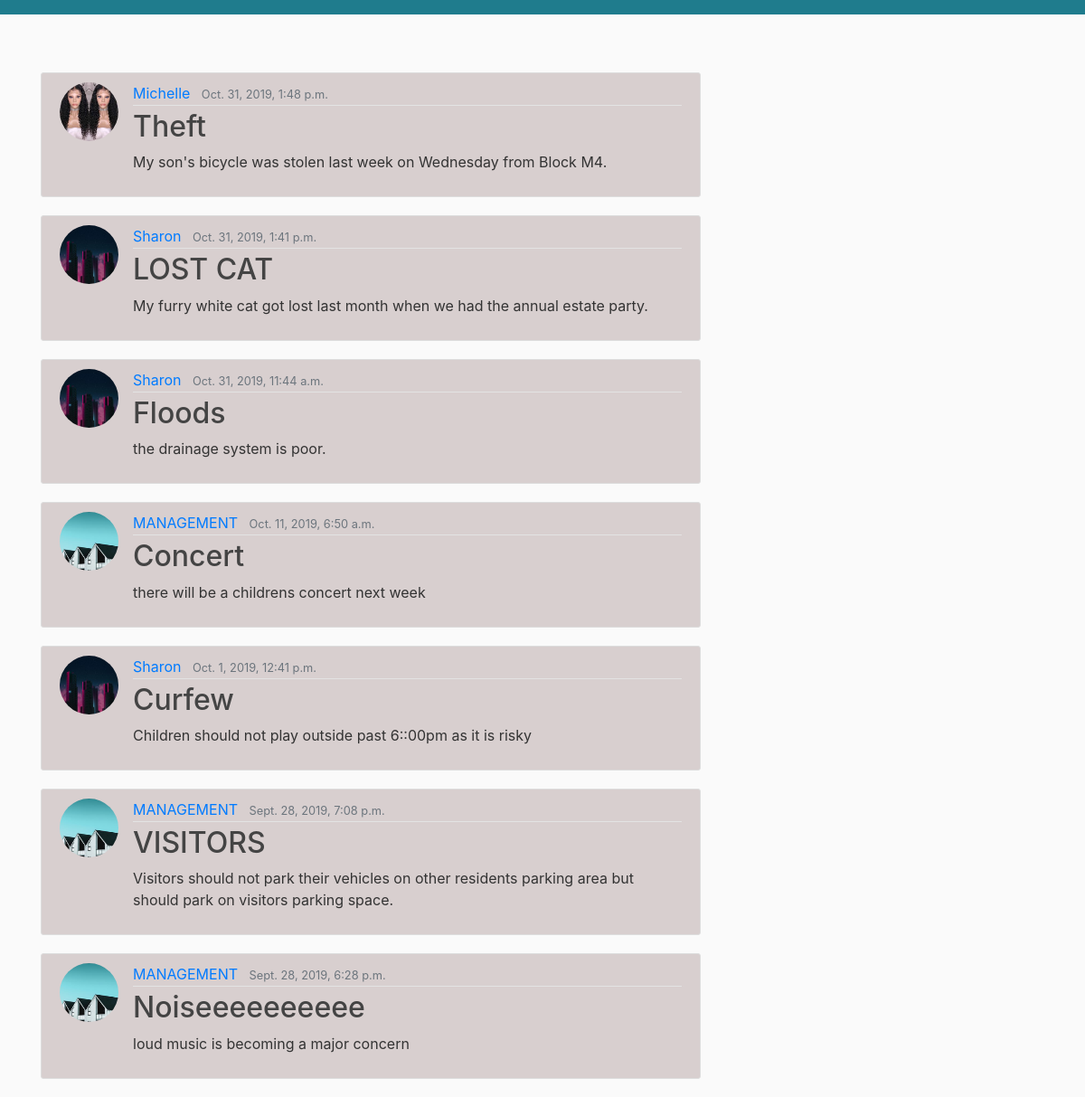
Before: / with the older database file.
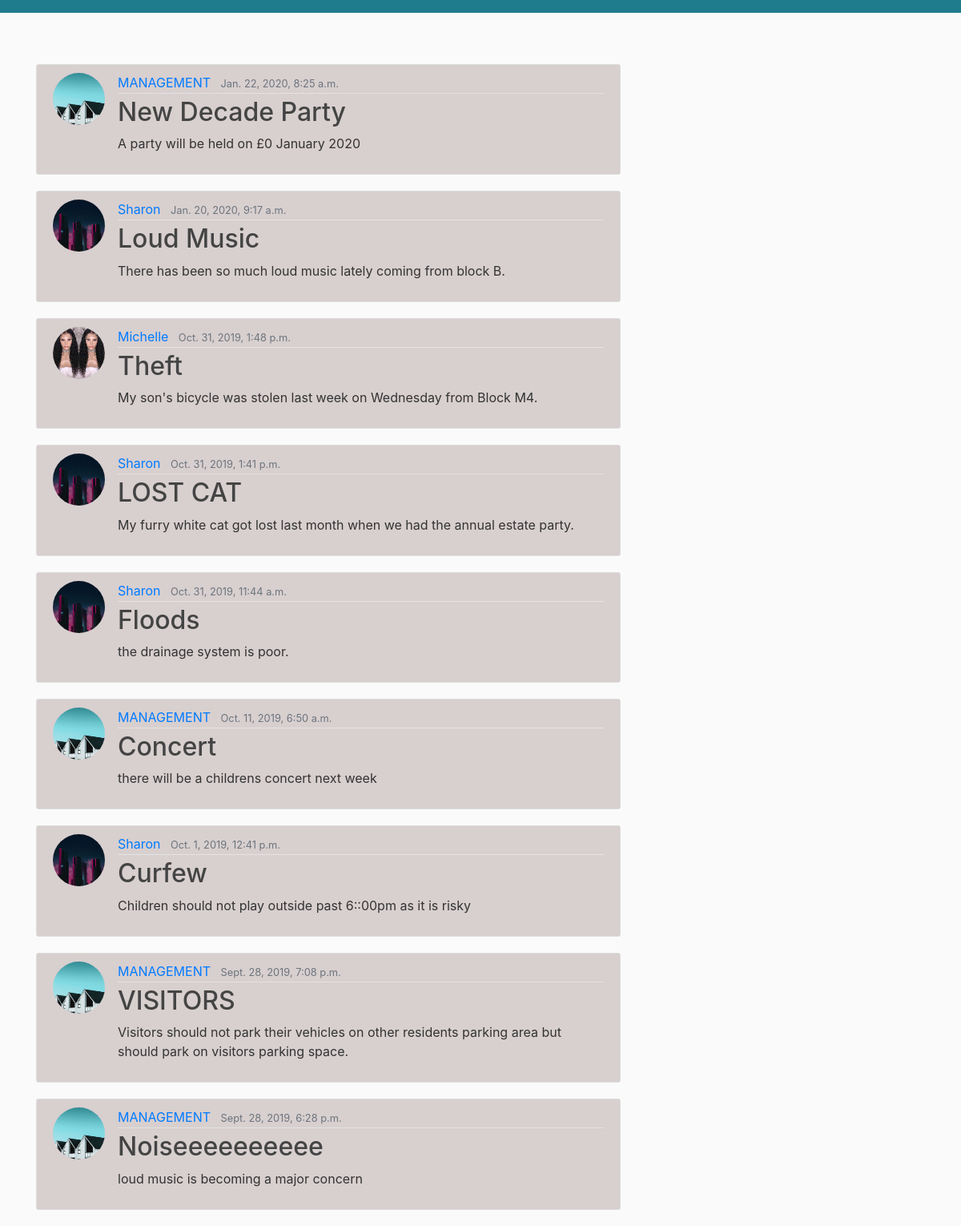
After: the same page with the newer database file.
### project/models.py (models this page shows, shortened)
class Post(models.Model):
    title = models.CharField(max_length=50)
    content = models.TextField()
    date_posted = models.DateTimeField(default=timezone.now)
    Personel = models.ForeignKey(User, on_delete=models.CASCADE)

### users/models.py (models this page shows, shortened)
class Profile(models.Model):
    user = models.OneToOneField(User, on_delete=models.CASCADE)
    image = models.ImageField(default='default.jpg', upload_to='profile_pics')

### project/views.py (the view)
# urls.py: path('', PostListView.as_view(), name='project_home'),
class PostListView(ListView):
    model = Post
    template_name = 'project/home.html'
    context_object_name = 'posts'
    ordering = ['-date_posted'] #posts to be rendered from latest to oldest(adding the minus sign helps in this )

### project/templates/project/home.html
{% extends "project/base.html"%}
{% block content %}
    {% for post in posts%}
    <article class="media content-section">
      <img class="rounded-circle article-img" src="{{ post.Personel.profile.image.url }}">
            <div class="media-body">
              <div class="article-metadata">
                <a class="mr-2" href="#">{{ post.Personel }}</a>
                <small class="text-muted">{{ post.date_posted }}</small>
              </div>
              <h2><a class="article-title" href="{% url 'post_detail' post.id%}">{{ post.title }}</a></h2>
              <p class="article-content">{{ post.content }}</p>
            </div>
          </article>
    {% endfor%}
{% endblock content %}

Changed rows visible on the page:
added Post: Personel.profile.image (picture), Personel "MANAGEMENT", date_posted "Jan. 22, 2020, 8:25 a.m.", title "New Decade Party", content "A party will be held on £0 January 2020"
added Post: Personel.profile.image (picture), Personel "Sharon", date_posted "Jan. 20, 2020, 9:17 a.m.", title "Loud Music", content "There has been so much loud music lately coming from block B."
